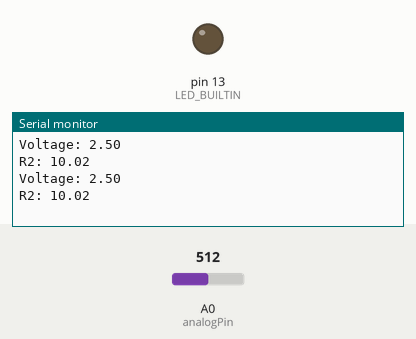
This sketch was run on a simulated Arduino Uno, built with avr-gcc and run on an emulated ATmega328P. Shown: output pins drawn as LEDs (lit = HIGH), the last lines printed to the serial monitor. Inputs (shaded band) come from the test bench; at power-on: A0 (analogPin) = 512.

Above: at 2.8 s.
2.9 s: A0 (analogPin) set to 1004
At 3.8 s:
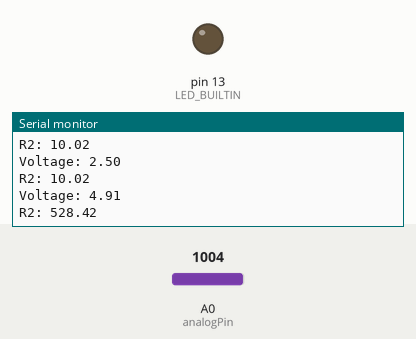
4.4 s: A0 (analogPin) set to 1023
At 5.8 s:
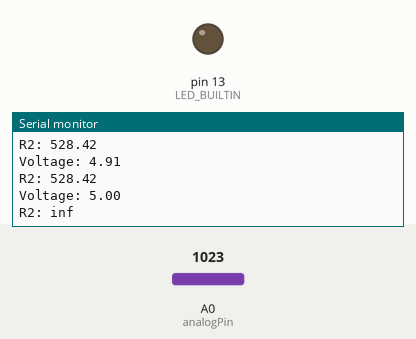
Timing chart, 0 to 7.4 s (numbered marks = the images above; inputs shaded):
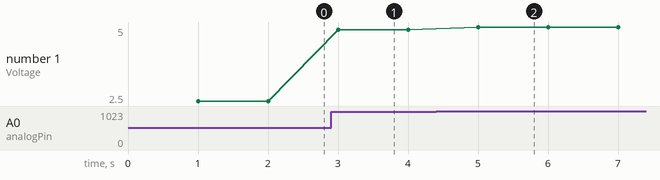

Measured:
- the behaviour switches between 1022 and 1023 on A0 (analogPin) (found by bisection; images 1 and 2)
- after the input at 2.9 s, the serial monitor: prints a new line after 0.10 s (image 1)
- after the input at 4.4 s, the serial monitor: prints a new line after 0.60 s (image 2)
- plotted number 1: 2.5 → 4.91 after the input at 2.9 s, 4.91 → 5 after the input at 4.4 s

The sketch:

meter_resistor.ino
```cpp
/*
  Wiring:
  5v---*---10k----[Test Resistor]----GND
     = analog connection

*/
// potentiometer wiper (middle terminal) connected to analog pin 0
const byte analogPin = A0;

// outside leads to ground and +5V

unsigned long lastMillis = 0;

void setup()
{
  pinMode(LED_BUILTIN, OUTPUT);
  Serial.begin(9600);
}

void loop()
{
  float R1 = 10;         // variable to store the R1 value
  float R2 = 0;          // variable to store the R2 value
  int raw = 0;           // variable to store the raw input value
  int Vin = 5;           // variable to store the input voltage
  unsigned long currentMillis = millis();

  if (currentMillis - lastMillis >= 1000)
  {
    lastMillis = currentMillis;
    // Reads the Input PIN
    raw = analogRead(analogPin);
    // Calculates the Voltage on th Input PIN
    float Vout = (5.0 / 1023.0) * raw;
    // buffer variable for calculation
    float buffer = (Vin / Vout) - 1;
    R2 = R1 / buffer;
    Serial.print(F("Voltage: "));
    Serial.println(Vout);
    Serial.print(F("R2: "));
    Serial.println(R2);
  }
}
```
